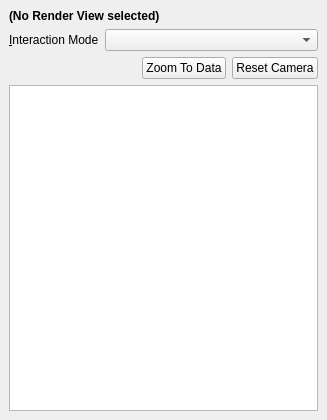
<?xml version="1.0" encoding="UTF-8"?>
<ui version="4.0">
 <class>RendererConfigWidget</class>
 <widget class="QDockWidget" name="RendererConfigWidget">
  <property name="geometry">
   <rect>
    <x>0</x>
    <y>0</y>
    <width>327</width>
    <height>420</height>
   </rect>
  </property>
  <property name="windowTitle">
   <string>Render View</string>
  </property>
  <widget class="QWidget" name="content">
   <layout class="QVBoxLayout" name="mainLayout">
    <item>
     <widget class="QLabel" name="relatedRenderView">
      <property name="text">
       <string>&lt;b&gt;(No Render View selected)&lt;/b&gt;</string>
      </property>
     </widget>
    </item>
    <item>
     <widget class="QWidget" name="interactionModeWidget" native="true">
      <layout class="QFormLayout" name="customWidgetsLayout">
       <property name="leftMargin">
        <number>0</number>
       </property>
       <property name="topMargin">
        <number>0</number>
       </property>
       <property name="rightMargin">
        <number>0</number>
       </property>
       <property name="bottomMargin">
        <number>0</number>
       </property>
       <item row="0" column="0">
        <widget class="QLabel" name="label">
         <property name="text">
          <string>&amp;Interaction Mode</string>
         </property>
         <property name="buddy">
          <cstring>interactionModeCombo</cstring>
         </property>
        </widget>
       </item>
       <item row="0" column="1">
        <widget class="QComboBox" name="interactionModeCombo"/>
       </item>
       <item row="1" column="0" colspan="2">
        <widget class="QWidget" name="cameraButtonsWidget" native="true">
         <layout class="QGridLayout" name="gridLayout">
          <property name="leftMargin">
           <number>0</number>
          </property>
          <property name="topMargin">
           <number>0</number>
          </property>
          <property name="rightMargin">
           <number>0</number>
          </property>
          <property name="bottomMargin">
           <number>0</number>
          </property>
          <item row="0" column="1">
           <widget class="QPushButton" name="zoomToDataButton">
            <property name="text">
             <string>Zoom To Data</string>
            </property>
           </widget>
          </item>
          <item row="0" column="0">
           <spacer name="horizontalSpacer">
            <property name="orientation">
             <enum>Qt::Horizontal</enum>
            </property>
            <property name="sizeHint" stdset="0">
             <size>
              <width>40</width>
              <height>20</height>
             </size>
            </property>
           </spacer>
          </item>
          <item row="0" column="2">
           <widget class="QPushButton" name="resetCameraButton">
            <property name="text">
             <string>Reset Camera</string>
            </property>
           </widget>
          </item>
         </layout>
        </widget>
       </item>
      </layout>
     </widget>
    </item>
    <item>
     <widget class="propertyguizeug::PropertyBrowser" name="propertyBrowser"/>
    </item>
   </layout>
  </widget>
 </widget>
 <customwidgets>
  <customwidget>
   <class>propertyguizeug::PropertyBrowser</class>
   <extends>QTreeView</extends>
   <header>propertyguizeug/PropertyBrowser.h</header>
  </customwidget>
 </customwidgets>
 <tabstops>
  <tabstop>interactionModeCombo</tabstop>
  <tabstop>zoomToDataButton</tabstop>
  <tabstop>resetCameraButton</tabstop>
  <tabstop>propertyBrowser</tabstop>
 </tabstops>
 <resources/>
 <connections/>
</ui>
